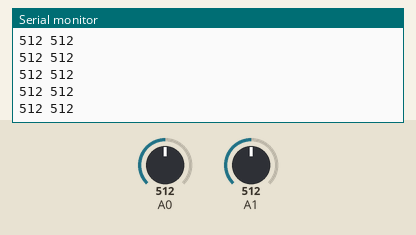
Simulated run of this sketch. Board: Arduino Uno, built with avr-gcc and run on an emulated ATmega328P. On the bench: the last lines printed to the serial monitor. The test bench sets the inputs (shaded band); at power-on: A0 = 512, A1 = 512.

Above: at 1.2 s.
1.3 s: A0 set to 716
At 1.33 s:
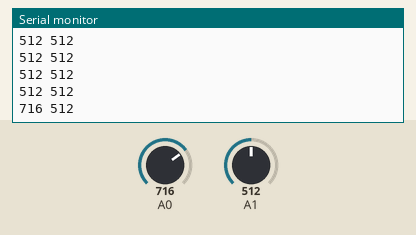
2.8 s: A1 set to 716
At 2.8 s:
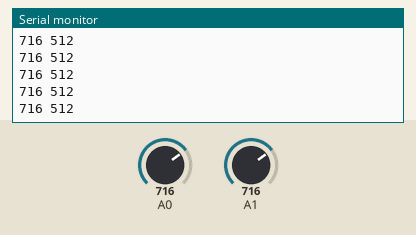
4.3 s: A0 set to 900
At 4.31 s:
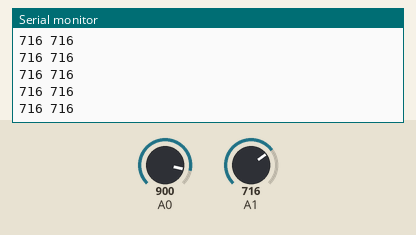
5.8 s: A1 set to 900
At 5.83 s:
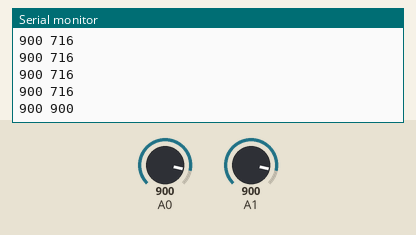
Timing chart, 0 to 8.3 s (numbered marks = the images above; inputs shaded):
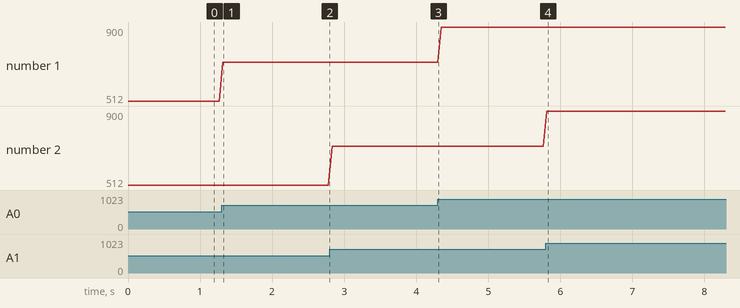

The sketch:

potentiometer-serial.ino
```cpp
void setup() {
  // Maximum for the tinyduino
  Serial.begin(19200);
}

void loop() {
  int val1 = analogRead(0);
  int val2 = analogRead(1);
  Serial.print(val1);
  Serial.print(" ");
  Serial.print(val2);
  Serial.println("");
  delay(50);
}
```

Measured:
- after the input at 1.3 s, the serial monitor: prints a new line at once (image 1)
- after the input at 5.8 s, the serial monitor: prints a new line at once (image 4)
- plotted number 1: 512 → 716 after the input at 1.3 s, 716 → 900 after the input at 4.3 s
